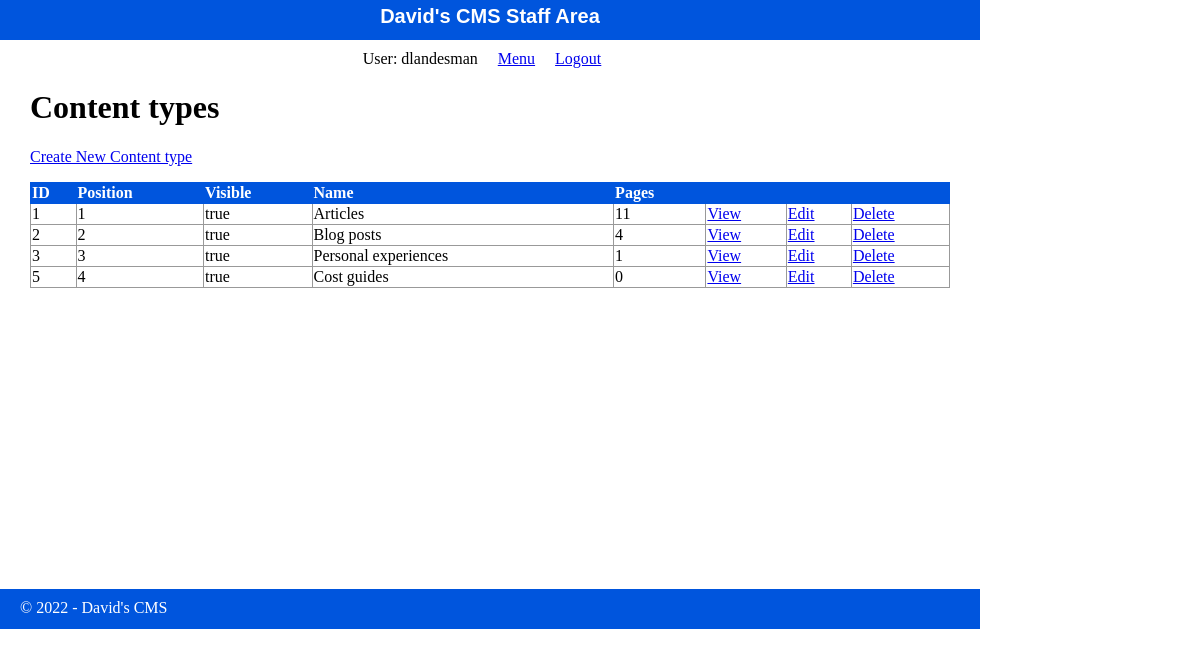
The app's page /staff/content_types/index.php (signed in) with its own data.
### tables this page shows
CREATE TABLE IF NOT EXISTS `content_types` (
  `id` int(11) NOT NULL AUTO_INCREMENT,
  `name` varchar(255) DEFAULT NULL,
  `position` int(3) DEFAULT NULL,
  `visible` tinyint(1) DEFAULT NULL,
  `slug` varchar(255) NOT NULL,
  PRIMARY KEY (`id`)
);

### private/functions.php (called while the page is built, shortened)
<?php
function get_url($script_path) {
  return WWW_ROOT . $script_path;
}
function u($string="") {
  return urlencode($string);
}
function h($string="") {
  return htmlspecialchars($string);
}
?>

### private/query_functions.php (called while the page is built, shortened)
<?php
  function find_all_content_types($options=[]) {
    global $db;
    $sql = "SELECT * FROM content_types ";
    $sql .= "ORDER BY position ASC";
    $result = mysqli_query($db, $sql);
    return $result;
  }
  function count_pages_by_content_type_id($content_type_id, $options=[]) {
    global $db;
    $visible = $options['visible'] ?? false;
    $sql = "SELECT COUNT(id) FROM pages ";
    $sql .= "WHERE content_type_id='" . db_escape($db, $content_type_id) . "' ";
    $sql .= "ORDER BY position ASC";
    $result = mysqli_query($db, $sql);
    $row = mysqli_fetch_row($result);
    $count = $row[0];
    return $count;
  }
?>

### private/database.php (called while the page is built, shortened)
<?php
  function db_escape($connection, $string) {
    return mysqli_real_escape_string($connection, $string);
  }
?>

### public/staff/content_types/index.php (the view, shortened to what this page needs)
<?php
  $content_type_set = find_all_content_types();
?>
<?php include(COMMON_PATH . '/staff_header.php'); ?>
<div id="content">
  <div class="content_types listing">
    <h1>Content types</h1>
    <div class="actions">
      <a class="action" href="<?php echo get_url('/staff/content_types/new.php'); ?>">Create New Content type</a>
    </div>
  	<table class="list">
  	  <tr>
        <th>ID</th>
        <th>Position</th>
        <th>Visible</th>
  	    <th>Name</th>
        <th>Pages</th>
  	    <th>&nbsp;</th>
  	    <th>&nbsp;</th>
        <th>&nbsp;</th>
  	  </tr>
      <?php while($content_type = mysqli_fetch_assoc($content_type_set)) { ?>
        <?php $page_count = count_pages_by_content_type_id($content_type['id']); ?>
        <tr>
          <td><?php echo h($content_type['id']); ?></td>
          <td><?php echo h($content_type['position']); ?></td>
          <td><?php echo $content_type['visible'] == 1 ? 'true' : 'false'; ?></td>
    	    <td><?php echo h($content_type['name']); ?></td>
          <td><?php echo $page_count; ?></td>
          <td><a class="action" href="<?php echo get_url('/staff/content_types/show.php?id=' . h(u($content_type['id']))); ?>">View</a></td>
          <td><a class="action" href="<?php echo get_url('/staff/content_types/edit.php?id=' . h(u($content_type['id']))); ?>">Edit</a></td>
          <td><a class="action" href="<?php echo get_url('/staff/content_types/delete.php?id=' . h(u($content_type['id']))); ?>">Delete</a></td>
    	  </tr>
      <?php } ?>
  	</table>
  </div>
</div>
<?php include(COMMON_PATH . '/staff_footer.php'); ?>

### private/common/staff_header.php (shortened to what this page needs)
<!doctype html>
<html lang="en">
  <head>
    <link rel="stylesheet" media="all" href="<?php echo get_url('/stylesheets/staff.css'); ?>" />
  </head>
  <body>
    <header>
      <h1><?php echo SITE_NAME;?> Staff Area</h1>
    </header>
    <navigation>
      <ul>
        <li>User: <?php echo $_SESSION['username'] ?? ''; ?></li>
        <li><a href="<?php echo get_url('/staff/index.php'); ?>">Menu</a></li>
        <li><a href="<?php echo get_url('/staff/logout.php'); ?>">Logout</a></li>
      </ul>
    </navigation>

### private/common/staff_footer.php (shortened to what this page needs)
<footer>
  &copy; <?php echo date('Y'). ' - '. SITE_NAME; ?>
</footer>
</body>
</html>

### public/stylesheets/staff.css (style rules this page uses)
html { height: 100%; width: 100%; }
body { height: 980px; width: 100%; margin: 0; padding: 0; }
header { width: 980px; height: 40px; margin: 0 0 10px 0; padding: 0; background: #0055DD; color: white; }
header h1 { margin: 0; padding: 5px; font-size: 20px; font-family: Verdana, Arial, Helvetica, sans-serif; text-align: center; }
navigation { width: 980px; margin: 0; padding: 0; text-align: center; }
navigation ul { width: 980px; list-style: none; padding: 0; margin: 0; }
navigation ul li { display: inline; margin-right: 1em; }
#content { width: 920px; min-height: 500px; padding: 0 30px; }
footer { width: 940px; height: 20px; margin: 0 0 10px 0; padding: 10px 20px; background: #0055DD; color: white; }
.actions { margin-bottom: 1em; }
table { border-collapse: collapse; vertical-align: top; }
table.list { width: 100%; }
table.list tr td { border: 1px solid #999999; }
table.list tr th { border: 1px solid #0055DD; background: #0055DD; color: white; text-align: left; }

### records on screen
content_types: id "1", position "1", visible "true", name "Articles", page_count "11"
content_types: id "2", position "2", visible "true", name "Blog posts", page_count "4"
content_types: id "3", position "3", visible "true", name "Personal experiences", page_count "1"
content_types: id "5", position "4", visible "true", name "Cost guides", page_count "0"

### other values on screen
SITE_NAME "David's CMS"
$_SESSION['username'] "dlandesman"
